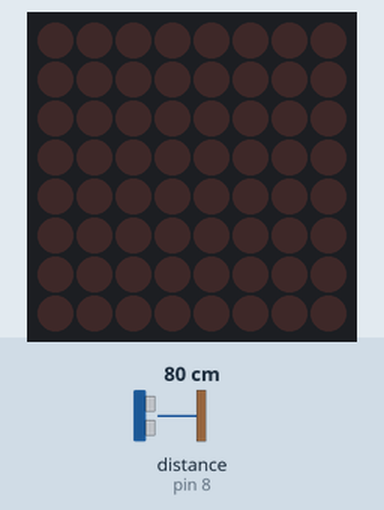
This sketch was run on a simulated Arduino Uno, built with avr-gcc and run on an emulated ATmega328P. Parts: 8×8 LED matrix. Wiring (inferred from the names in the program): ultrasonic range finder: trigger pin 7; echo pin 8. Inputs (shaded band) come from the test bench; at power-on: distance to the obstacle (sensor on pin 8) 80 cm. The echo pulse lasts 58.3 µs per cm; what the sketch prints to the serial monitor is not drawn.

Above: at 1.2 s.
1.3 s: distance to the obstacle (sensor on pin 8) set to 2 cm
At 1.8 s:
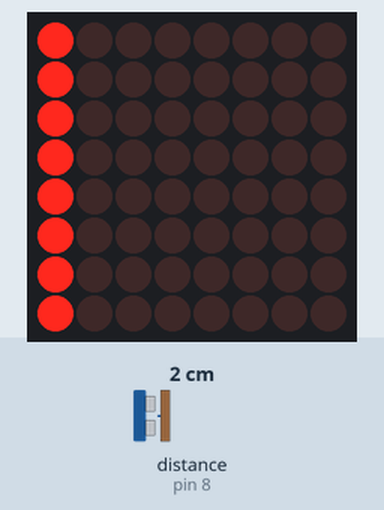
2.8 s: distance to the obstacle (sensor on pin 8) set to 6 cm
4.3 s: distance to the obstacle (sensor on pin 8) set to 9 cm
At 5.2 s:
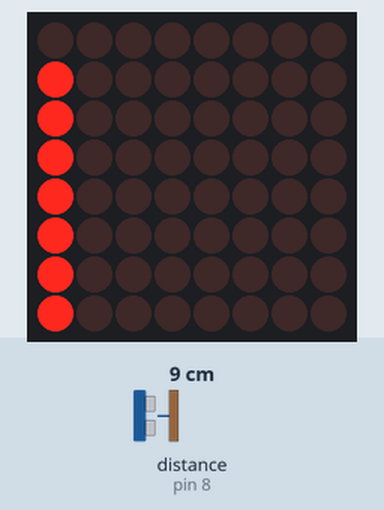
5.8 s: distance to the obstacle (sensor on pin 8) set to 18 cm
At 6.4 s:
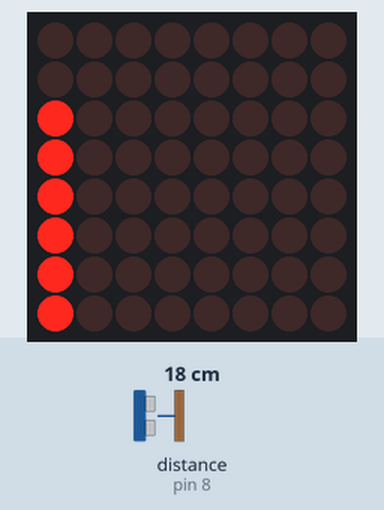
Timing chart, 0 to 6.2 s (numbered marks = the images above; inputs shaded):
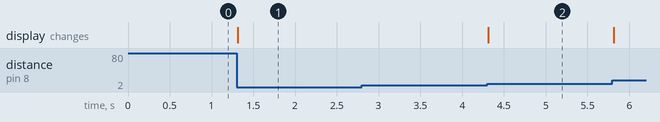

Measured:
- the behaviour switches between 7 and 8 cm on distance to the obstacle (sensor on pin 8) (found by bisection; images 1 and 2)
- after the input at 1.3 s, the display: changes at once (image 1)
- after the input at 4.3 s, the display: changes at once (image 2)

The sketch:

UltraSonicSensorDotMatrixDisplay.ino
```cpp
/**
 *
 * Arduino UltraSonic HC-SR04
 *
 * @range  2cm - 400cm
 * @accuracy ~3mm
 * Test distance = (high level time×velocity of sound (340M/S) / 2
 *
 * Notes - Object detection varies according to size (and reflectivity/material?) of object
 * Experientially, smaller objects (a human hand for example) detect reliably in ranges upto ~60cm
 * Larger objects (a 50cmx50cm) cardboard box have a longer detection range.
 *
 *
 */

#include "LedControl.h"


LedControl lc=LedControl(10,12,11,1);


// defines pins numbers
const int trigPin = 7;
const int echoPin = 8;

// defines variables
long duration;

int distance;
int max_range = 60; // ~(60 - 100)
int level = 0;

unsigned long obj_detected;
unsigned long delaytime=3000;

byte l[8]= {0x01,0x03,0x07,0x0F,0x1F,0x3F,0x7F,0xFF};


void setup() {
  pinMode(trigPin, OUTPUT); // Sets the trigPin as an Output
  pinMode(echoPin, INPUT); // Sets the echoPin as an Input
  Serial.begin(115200); // Starts the serial communication

  lc.shutdown(0,false);
  lc.setIntensity(0,6);
  lc.clearDisplay(0);

}

void loop() {

  digitalWrite(trigPin, LOW);
  delayMicroseconds(2);

  // Sets the trigPin on HIGH state for 10 micro seconds
  digitalWrite(trigPin, HIGH);
  delayMicroseconds(10);
  digitalWrite(trigPin, LOW);

  // Reads the echoPin, returns the sound wave travel time in microseconds
  duration = pulseIn(echoPin, HIGH);

  // Calculating the distance
  //distance= duration*0.034/2;
  // cm = (duration/2) / 29.1;
  distance= duration/52.8;

  Serial.print("Duration: ");
  Serial.println(duration);

  Serial.print("Distance: ");
  Serial.println(distance);

  level = 0;

  if (distance < max_range)
  {
    obj_detected = millis();
    int i = (max_range - distance);
    level = map(i,0,max_range,1,9);
    Serial.print("Level: ");
    Serial.println(level);

    if (level > 0 && level <= 8)
    {
        lc.setColumn(0,0,l[level-1]);
    }
  } else { // clear display if n millis since last object detected
      if (millis() - obj_detected > delaytime)
      {
        lc.clearDisplay(0);
      }
  }

  delayMicroseconds(20000); // ~ (25 - 30ms) to ensure return pulse read time
}
```
